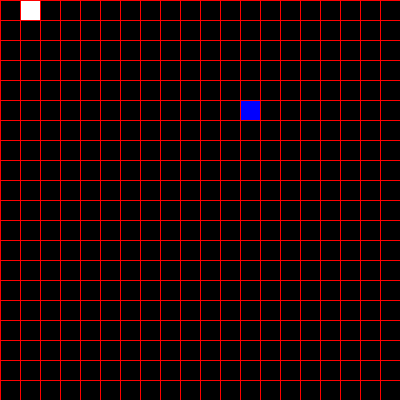
Frame 1 (no input)
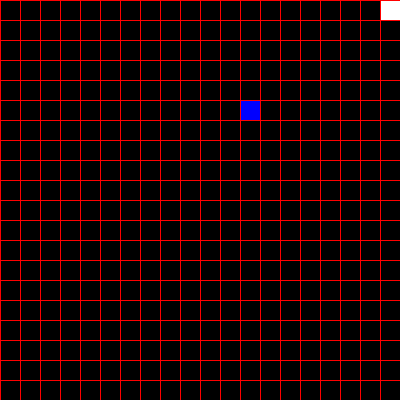
Frame 60 (the mouse pressed at the canvas centre just before this capture)
Frame 120 (the mouse held since frame 60 and released just before this capture): identical to frame 60, image omitted

The Processing sketch that drew these frames (run headless with seeded random() and noise(); from frame 60 on, the mouse is pressed at the canvas centre):

// Processing sketch: snakeRunner
// ── snakeRunner.pde
Snake s;
Grid g;

int rows=400;
int cols=400;
int scl=20;
int posx=scl;
int posy=scl;
int reduce=rows/scl;
int total=1;

void setup() {
    size(400, 400);

    s=new Snake();
    g=new Grid(500, 500, scl);
    frameRate(5);
    addFood();
}

void draw() {
    background(0);

    s.update();
    s.display();

    g.show();
    if (s.eatFood(posx, posy)) {
        addFood();
    }
    fill(0, 0, 255);
    rect(posx, posy, scl, scl);
}
void addFood() {
    posx=(int)(random(rows/scl));
    posy=(int)(random(cols/scl));
    posx=posx*scl;
    posy=posy*scl;
}

void keyPressed() {
    if (keyCode==UP) {
        s.dir(0, -1);
    } else if (keyCode==RIGHT) {
        s.dir(1, 0);
    } else if (keyCode==DOWN) {
        s.dir(0, 1);
    } else if (keyCode==LEFT) {
        s.dir(-1, 0);
    }
}

// ── Grid.pde

public class Grid {

    int rows;
    int cols;
    int x;
    int y;
    int len;
    public Grid(int rows, int cols, int len) {
        this.rows=rows;
        this.cols=cols;
        this.len=len;
        stroke(255, 0, 0);
        strokeWeight(1);
    }

    void show() {
        for (x=0; x<rows; x+=len) {
            for (y=0; y<cols; y+=len) {
                top();
                right();
                bottom();
                left();
            }
        }
    }

    void top() {
        line(x, y, x+len, y);//top
    }
    void right() {
        line(x, y, x, y+len);//right
    }
    void bottom() {
        line(x, y, x-len, y);//bottom
    }
    void left() {
        line(x, y, x, y-len);//left
    }
}

// ── Pos.pde
class Pos {
    int posx;
    int posy;
    public Pos(int x, int y) {
        this.posx=x;
        this.posy=y;
    }

}

// ── Snake.pde

class Snake {
    int x;
    int y;
    int xspeed = 1;
    int yspeed = 0;
    Pos [] coords;

    public Snake() {
        this.x=0;
        this.y=0;
        coords=new Pos[100];
    }

    void dir(int x, int y) {
        this.xspeed = x;
        this.yspeed = y;
    }
    boolean eatFood(float px, float py) {//
        float d=dist(this.x, this.y, px, py);
        if (d<1) {
            total++;
            return true;
        }
        return false;
    }
    void update() {
        for (int i=total-1; i>=0; i--) {
            coords[i+1]=coords[i];
        }
        this.x=this.x+this.xspeed*scl;
        this.y=this.y+this.yspeed*scl;
        /// if (total >= 1) {
        coords[0]=new Pos(this.x, this.y);
        //}
        this.x=constrain(this.x, 0, width-scl);
        this.y=constrain(this.y, 0, height-scl);
    }

    void display() {
        fill(0, 255, 0);
        for (int i=total-1; i>=0; i--) {
            rect(coords[i].posx, coords[i].posy, scl, scl);
        }
        fill(255);
        rect(this.x, this.y, scl, scl);
    }
}
